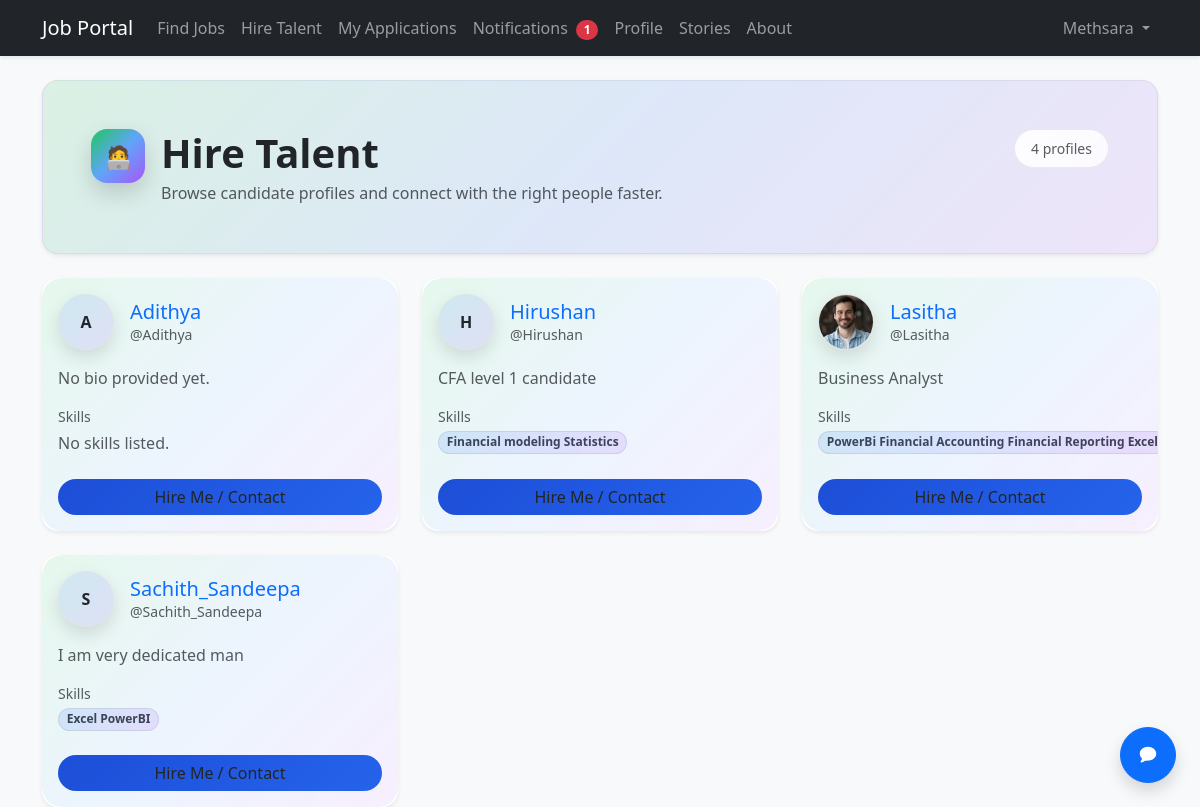
The app's page /talents/ (signed in), older data.
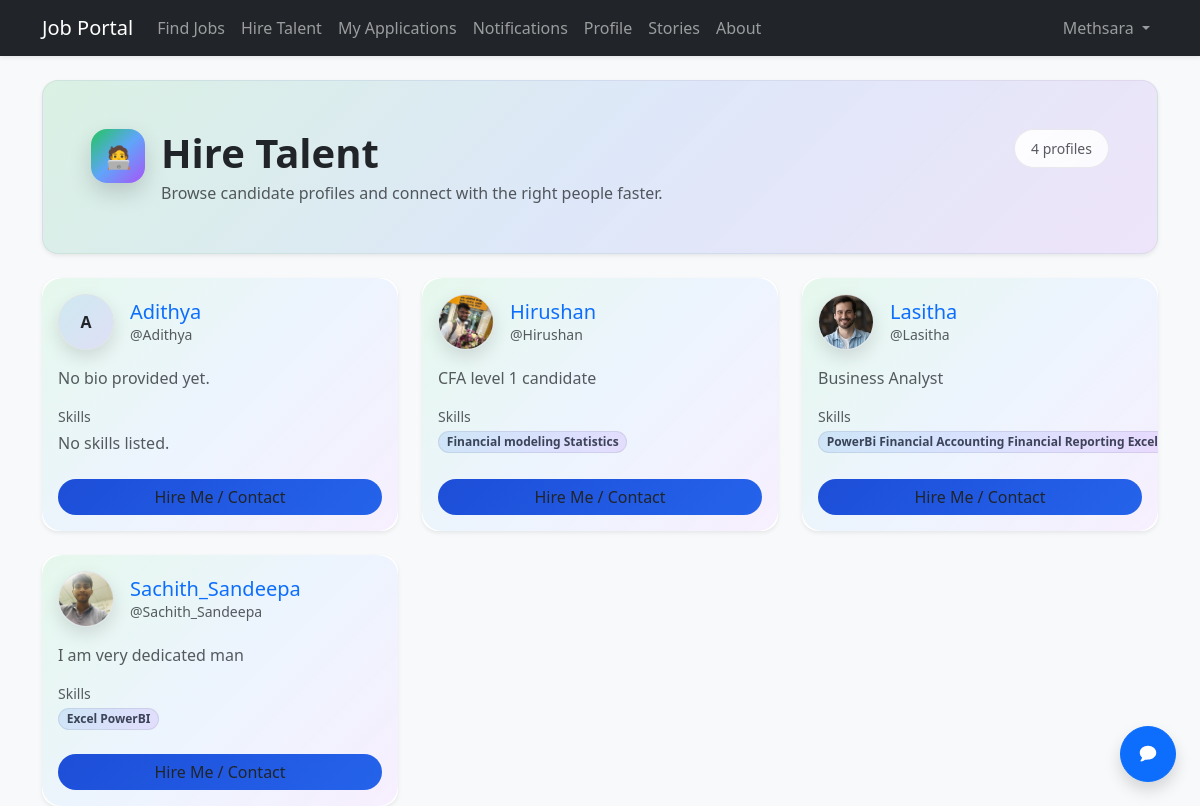
The same page, newer data.
### accounts/models.py (models this page shows, shortened)
class UserProfile(models.Model):
    user = models.OneToOneField(User, on_delete=models.CASCADE, related_name="profile")
    bio = models.TextField(blank=True)
    skills = models.TextField(blank=True)
    experience = models.TextField(blank=True)
    education = models.TextField(blank=True)
    profile_picture = models.ImageField(upload_to="profile_pictures/", blank=True, null=True)
    cv_file = models.FileField(upload_to="cvs/", blank=True, null=True)
    resume_link = models.URLField(blank=True)

### accounts/views.py (the view)
# urls.py: path('talents/', views.talent_list, name='talent_list'),
@login_required
def talent_list(request):
    if not request.user.groups.filter(name="Employer").exists():
        return HttpResponseForbidden("Forbidden.")
    profiles = (
        UserProfile.objects.select_related("user")
        .exclude(user__groups__name="Employer")
        .order_by("user__username")
        .distinct()
    )
    return render(request, "talent_list.html", {"profiles": profiles})

### jobportal/context_processors.py (called while the page is built)
def unread_notifications_count(request):
    if not getattr(request, "user", None) or not request.user.is_authenticated:
        return {
            "unread_notifications_count": 0,
            "unread_message_count": 0,
            "recent_messages": [],
        }
    return {
        "unread_notifications_count": Notification.objects.filter(
            recipient=request.user, is_read=False
        ).count(),
        "unread_message_count": DirectMessage.objects.filter(
            recipient=request.user, is_read=False
        ).count(),
        "recent_messages": DirectMessage.objects.filter(recipient=request.user)
        .select_related("sender")
        .only("id", "sender__username", "subject", "body", "sent_at", "is_read")
        [:10],
    }

### accounts/templates/talent_list.html (shortened to what this page needs)
{% extends 'base.html' %}
{% block content %}
<div class="talent-page">
  <div class="talent-hero rounded-4 p-4 p-md-5 shadow-sm mb-4">
    <div class="d-flex flex-wrap justify-content-between align-items-start gap-3">
      <div class="d-flex align-items-start gap-3">
        <div class="talent-badge" aria-hidden="true">
          <span style="font-size: 22px; line-height: 1;">🧑‍💻</span>
        </div>
        <div>
          <h1 class="fw-bold mb-1">Hire Talent</h1>
          <p class="text-muted mb-0">Browse candidate profiles and connect with the right people faster.</p>
        </div>
      </div>
      <div class="small text-muted px-3 py-2 rounded-pill count-chip">
        {{ profiles|length }} profile{{ profiles|length|pluralize }}
      </div>
    </div>
  </div>
  <div class="row g-4">
      {% for profile in profiles %}
          <div class="col-12 col-sm-6 col-lg-4">
              <div class="card talent-card h-100 shadow-sm border-0 rounded-4 card-lift">
                  <div class="card-body d-flex flex-column position-relative">
                      <div class="d-flex align-items-center gap-3 mb-3">
                          {% if profile.profile_picture %}
                              <img src="{{ profile.profile_picture.url }}" alt="{{ profile.user.get_full_name|default:profile.user.username }}" class="rounded-circle border talent-avatar" style="width: 56px; height: 56px; object-fit: cover;">
                          {% else %}
                              <div class="rounded-circle border d-flex align-items-center justify-content-center text-dark fw-bold talent-avatar talent-avatar-fallback" style="width: 56px; height: 56px;">
                                  {{ profile.user.username|slice:":1"|upper }}
                              </div>
                          {% endif %}
                          <div class="min-w-0">
                              <h5 class="card-title mb-0 text-truncate">
                                  <a class="text-decoration-none stretched-link" href="{% url 'profile_detail' profile.user.id %}">
                                      {{ profile.user.get_full_name|default:profile.user.username }}
                                  </a>
                              </h5>
                              <div class="small text-muted text-truncate">@{{ profile.user.username }}</div>
                          </div>
                      </div>
                      {% if profile.bio %}
                          <p class="card-text text-muted mb-3" style="display: -webkit-box; -webkit-line-clamp: 3; -webkit-box-orient: vertical; overflow: hidden;">
                              {{ profile.bio }}
                          </p>
                      {% else %}
                          <p class="card-text text-muted mb-3">
                              No bio provided yet.
                          </p>
                      {% endif %}
                      <div class="mb-3">
                          <div class="small text-muted mb-1">Skills</div>
                          {% if profile.skills %}
                              <div class="d-flex flex-wrap gap-2">
                                  <span class="badge rounded-pill skill-pill">{{ profile.skills }}</span>
                              </div>
                          {% else %}
                              <div class="text-muted">No skills listed.</div>
                          {% endif %}
                      </div>
                      <div class="mt-auto pt-2">
                          {% if user.id == profile.user.id %}
                              <button class="btn btn-gradient-primary rounded-pill w-100" type="button" disabled>Hire Me / Contact</button>
                          {% else %}
                              <a href="{% url 'send_message' profile.user.id %}" class="btn btn-gradient-primary rounded-pill w-100 position-relative" style="z-index: 2;">
                                  Hire Me / Contact
                              </a>
                          {% endif %}
                      </div>
                  </div>
              </div>
          </div>
      {% endfor %}
  </div>
</div>
{% endblock %}

### templates/base.html (shortened to what this page needs)
<!DOCTYPE html>
<html lang="en">
<head>
    <link href="https://cdn.jsdelivr.net/npm/bootstrap@5.3.0/dist/css/bootstrap.min.css" rel="stylesheet">
</head>
<body class="bg-light">
<nav class="navbar navbar-expand-lg navbar-dark bg-dark mb-4 shadow-sm">
    <div class="container">
        <a class="navbar-brand" href="/">Job Portal</a>
        <div class="collapse navbar-collapse" id="mainNavbar">
            <ul class="navbar-nav me-auto mb-2 mb-lg-0">
                {% if user.is_authenticated %}
                  {% if user.groups.all.0.name == 'Employer' %}
                    <li class="nav-item"><a class="nav-link" href="{% url 'job_list' %}">Find Jobs</a></li>
                    <li class="nav-item"><a class="nav-link" href="{% url 'talent_list' %}">Hire Talent</a></li>
                    <li class="nav-item"><a class="nav-link" href="{% url 'my_applications' %}">My Applications</a></li>
                    <li class="nav-item">
                      <a class="nav-link" href="{% url 'notifications_list' %}">
                        Notifications
                        {% if unread_notifications_count %}
                          <span class="badge text-bg-danger rounded-pill ms-1">{{ unread_notifications_count }}</span>
                        {% endif %}
                      </a>
                    </li>
                    <li class="nav-item"><a class="nav-link" href="{% url 'profile_detail' user.id %}">Profile</a></li>
                    <li class="nav-item"><a class="nav-link" href="{% url 'story_list' %}">Stories</a></li>
                    <li class="nav-item"><a class="nav-link" href="{% url 'about_us' %}">About</a></li>
                  {% endif %}
                {% else %}
                  <li class="nav-item"><a class="nav-link" href="{% url 'job_list' %}">Find Jobs</a></li>
                  <li class="nav-item"><a class="nav-link" href="{% url 'story_list' %}">Stories</a></li>
                  <li class="nav-item"><a class="nav-link" href="{% url 'about_us' %}">About</a></li>
                {% endif %}
            </ul>
            <ul class="navbar-nav ms-auto align-items-lg-center">
                {% if user.is_authenticated %}
                    <li class="nav-item dropdown">
                        <a class="nav-link dropdown-toggle" href="#" role="button" data-bs-toggle="dropdown" aria-expanded="false">
                            {{ user.username }}
                        </a>
                    </li>
                {% endif %}
            </ul>
        </div>
    </div>
</nav>
<div class="container">
    {% block content %}
    {% endblock %}
</div>
{% if user.is_authenticated %}
  <button
    type="button"
    class="btn btn-primary position-fixed bottom-0 end-0 m-4 rounded-circle shadow d-flex align-items-center justify-content-center"
    style="width: 56px; height: 56px; z-index: 1080;"
    data-bs-toggle="offcanvas"
    data-bs-target="#inboxOffcanvas"
    aria-controls="inboxOffcanvas"
    aria-label="Open inbox"
  >
  </button>
{% endif %}
</body>
</html>

### templates/base.html (style rules this page uses)
.card-lift { transition: transform 0.2s ease, box-shadow 0.2s ease; }
.btn-gradient-primary { background: linear-gradient(135deg, #1d4ed8, #2563eb); border: none; }

### accounts/templates/talent_list.html (style rules this page uses)
.talent-page .talent-hero { background: linear-gradient(135deg, rgba(34, 197, 94, .14), rgba(59, 130, 246, .14), rgba(168, 85, 247, .12)); border: 1px solid rgba(15, 23, 42, .06); }
.talent-page .talent-badge { width: 54px; height: 54px; border-radius: 16px; background: linear-gradient(135deg, #22c55e, #60a5fa, #a855f7); color: #0b1020; display: inline-flex; align-items: center; justify-content: center; box-shadow: 0 .6rem 1.4rem rgba(0, 0, 0, .16); }
.talent-page .talent-card { position: relative; overflow: hidden; border: 1px solid rgba(15, 23, 42, .06); }
.talent-page .talent-card::before { content: ""; position: absolute; inset: 0; pointer-events: none; background: linear-gradient(135deg, rgba(34,197,94,.12), rgba(96,165,250,.12), rgba(168,85,247,.10)); opacity: .95; mask: linear-gradient(#000, #000) content-box, linear-gradient(#000, #000); -webkit-mask: linear-gradient(#000, #000) content-box, linear-gradient(#000, #000); padding: 1px; border-radius: 1.25rem; }
.talent-page .talent-avatar { box-shadow: 0 .45rem 1.1rem rgba(0, 0, 0, .12); }
.talent-page .talent-avatar-fallback { background: linear-gradient(135deg, rgba(96, 165, 250, .18), rgba(168, 85, 247, .14)); }
.talent-page .skill-pill { background: linear-gradient(135deg, rgba(96,165,250,.20), rgba(168,85,247,.14)); border: 1px solid rgba(15, 23, 42, .08); color: rgba(15, 23, 42, .78); font-weight: 700; }
.talent-page .count-chip { background: linear-gradient(135deg, rgba(255,255,255,.92), rgba(255,255,255,.78)); border: 1px solid rgba(15, 23, 42, .08); }

Row changes from the older to the newer data that the page shows:
changed UserProfile "CFA level 1 candidate": profile_picture: picture added; user.username "H" → (not shown)
changed UserProfile "I am very dedicated man": profile_picture: picture added; user.username "S" → (not shown)
Text that changed along with them:
{{ unread_notifications_count }}: "1" → (not shown)
